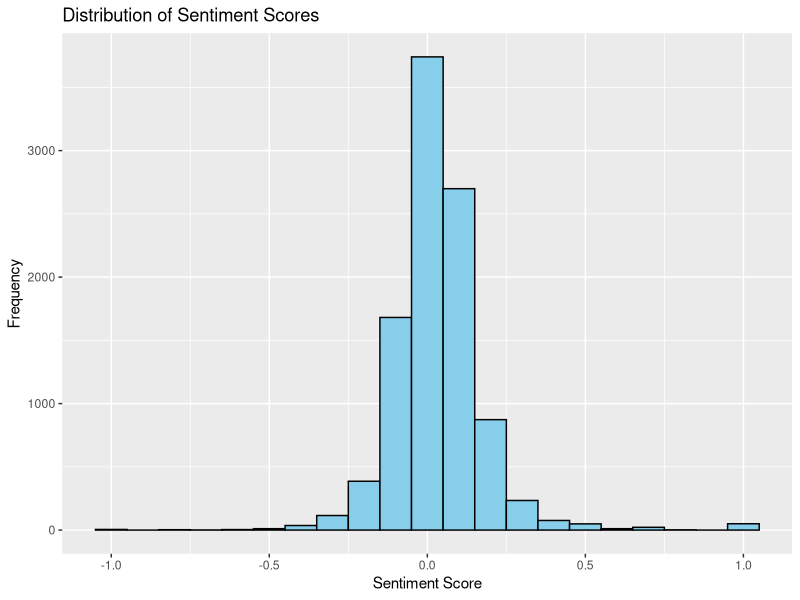
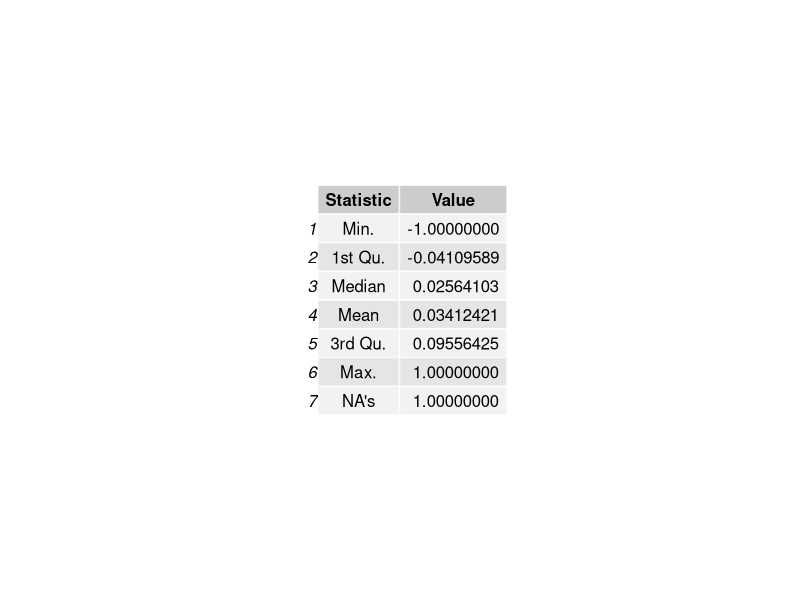
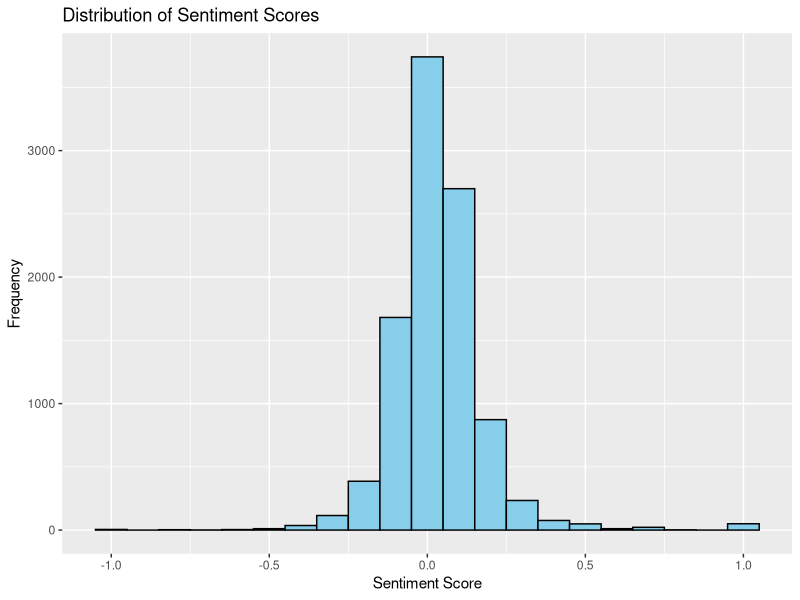

Reproduce these figures in R, in order. (Note: this script raises an error after producing the figures.)
library(R6)
library(ggplot2)
library(gridExtra)
library(grid)

# Descriptive Analysis Class
DescriptiveAnalysis <- 
  R6Class("DescriptiveAnalysis",
          
          public = list(
            
            # Generic Function 1: Basic Statistics
            basicStatistics = function(sentiment_data) {
              print("Calculating Basic Statistics")
              
              # Compute basic statistics on sentiment scores
              basic_stats <- summary(sentiment_data$score)
              
              # Save the summary statistics as a data frame
              basic_stats_df <- data.frame(Statistic = names(basic_stats),
                                           Value = unclass(basic_stats),
                                           row.names = NULL)

              # Print basic statistics
              print(basic_stats_df)
              
              # Create a table grob from basic statistics
              table_grob <- gridExtra::tableGrob(basic_stats_df)
              
              # Save the table as a PNG file
              png("Images/basic_statistics_table.png", width = 300, height = 300)
              grid.draw(table_grob)
              dev.off()
            },
            
            # Generic Function 2: Distribution Analysis
            distributionAnalysis = function(sentiment_data) {
              print("Performing Distribution Analysis")
              
              # Create a histogram of sentiment scores
              hist_plot <- ggplot(sentiment_data, aes(x = score)) +
                geom_histogram(binwidth = 0.1, fill = "skyblue", color = "black") +
                ggtitle("Distribution of Sentiment Scores") +
                xlab("Sentiment Score") +
                ylab("Frequency")
              
              # Save the histogram plot as a PNG file
              ggsave("Images/sentiment_distribution.png", plot = hist_plot, width = 11, height = 8)
              
              # View the histogram plot
              print(hist_plot)
            },
            
            # Generic Function 3: Sentiment Score by Review Length (Word Count)
            sentimentByReviewLength = function(sentiment_data, sampling_ratio = 0.2) {
              print("Analyzing Sentiment Score by Review Length")
              
              # Create a new column for word count
              sentiment_data$word_count <- sapply(strsplit(sentiment_data$review, "\\s+"), length)
              
              # Sample a subset of data points
              sampled_data <- sentiment_data[sample(1:nrow(sentiment_data), size = round(sampling_ratio * nrow(sentiment_data))), ]
              
              # Create a scatter plot of sentiment scores by word count
              scatter_plot <- ggplot(sampled_data, aes(x = word_count, y = score)) +
                geom_point(alpha = 0.5, color = "darkgreen") +
                ggtitle("Sentiment Score by Review Length (Word Count)") +
                xlab("Review Word Count") +
                ylab("Sentiment Score")
              
              # Print and save the scatter plot as a PNG file
              print(scatter_plot)
              ggsave("Images/sentiment_by_word_count_scatter.png", plot = scatter_plot, width = 11, height = 8)
            }
            
          )
  )

# Main Class for Descriptive Analysis
DescriptiveAnalysisMain <- function(sentiment_data) {
  
  # Create an instance of the DescriptiveAnalysis class
  da_instance <- DescriptiveAnalysis$new()
  
  # Perform basic statistics analysis
  da_instance$basicStatistics(sentiment_data)
  
  # Perform distribution analysis
  da_instance$distributionAnalysis(sentiment_data)

  # Perform sentiment score by review length analysis
  da_instance$sentimentByReviewLength(sentiment_data)
  
}

# Example usage
sentiment_data <- read.csv("./sentiment_scores.csv")  # Assuming you have sentiment scores data
DescriptiveAnalysisMain(sentiment_data)
